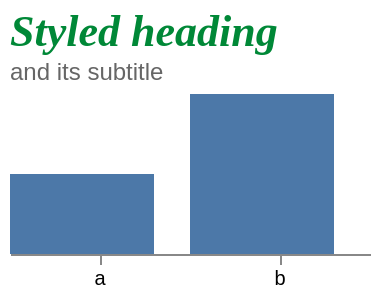

The specification (Vega-Lite) saved for this image:
### Vega specification from a JSON file in a GitHub repository (floating-point values rounded to 4 significant figures)
{"$schema": "https://vega.github.io/schema/vega/v6.json", "description": "A title's style does not decorate the heading, it replaces the layer the heading's look comes from: upstream builds the title text with style 'group-title' and lets a specification's style take that slot, so the 13-point bold goes away and what the named block does not say falls through to the renderer's own 11 point rather than the title's. config.title still beats the style, and a property on the title still beats both.", "width": 180, "height": 80, "padding": 5, "background": "white", "config": {"style": {"banner": {"fill": "#7b3294", "font": "serif", "fontStyle": "italic"}, "loud": {"fill": "#008837", "fontSize": 22, "fontWeight": 800}}, "title": {"subtitleColor": "#666666"}}, "title": {"text": "Styled heading", "subtitle": "and its subtitle", "style": ["banner", "loud"], "anchor": "start"}, "data": [{"name": "t", "values": [{"c": "a", "v": 3}, {"c": "b", "v": 6}]}], "scales": [{"name": "x", "type": "band", "domain": {"data": "t", "field": "c"}, "range": "width"}, {"name": "y", "type": "linear", "domain": {"data": "t", "field": "v"}, "range": "height"}], "axes": [{"scale": "x", "orient": "bottom"}], "marks": [{"type": "rect", "from": {"data": "t"}, "encode": {"enter": {"x": {"scale": "x", "field": "c"}, "width": {"scale": "x", "band": 0.8}, "y": {"scale": "y", "field": "v"}, "y2": {"scale": "y", "value": 0}, "fill": {"value": "#4c78a8"}}}}]}
